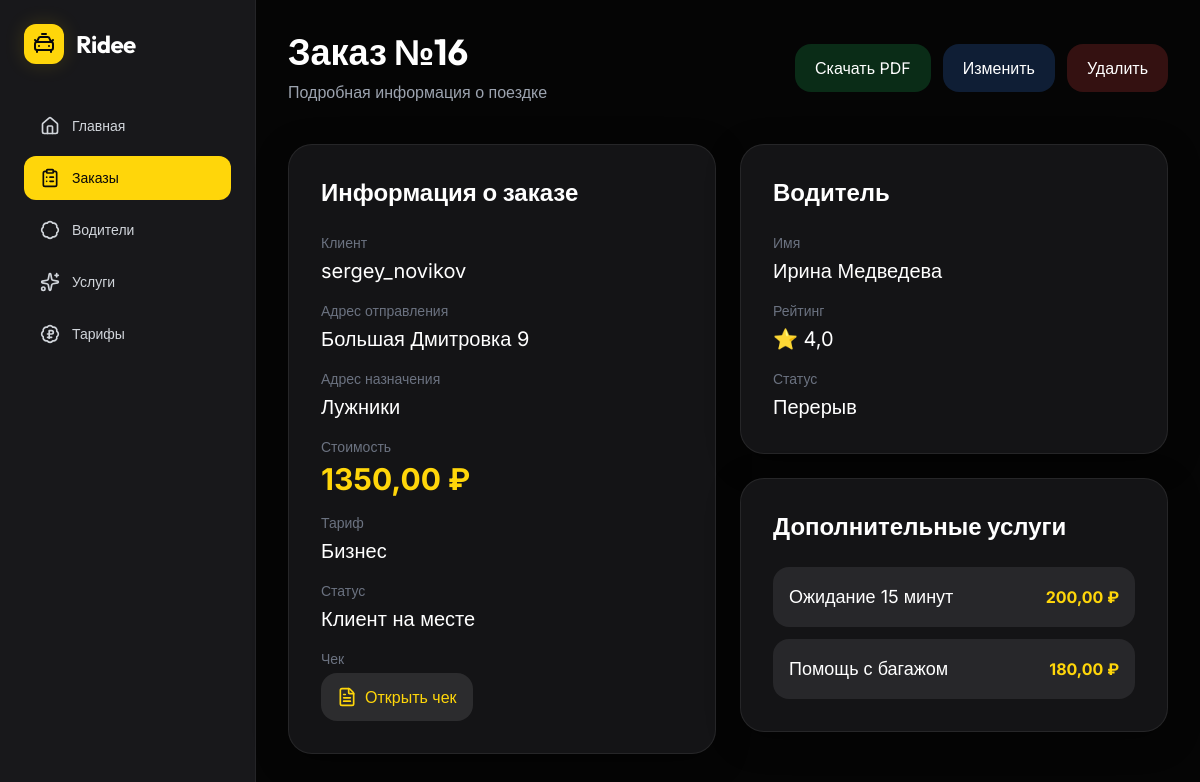
Screenshot of /orders/16/ with the database file from the repository.
### core/models.py (models this page shows, shortened)
class Order(models.Model):
    objects = OrderManager()
    client = models.ForeignKey(
        User,
        on_delete=models.CASCADE,
        related_name="orders",
        verbose_name="Клиент"
    )
    driver = models.ForeignKey(
        Driver,
        on_delete=models.SET_NULL,
        null=True,
        verbose_name="Водитель"
    )
    tariff = models.ForeignKey(
        Tariff,
        on_delete=models.SET_NULL,
        null=True,
        verbose_name="Тариф"
    )
    status = models.ForeignKey(
        OrderStatus,
        on_delete=models.SET_NULL,
        null=True,
        verbose_name="Статус"
    )
    from_address = models.CharField(
        max_length=255,
        verbose_name="Адрес отправления"
    )
    to_address = models.CharField(
        max_length=255,
        verbose_name="Адрес назначения"
    )
    price = models.DecimalField(
        max_digits=8,
        decimal_places=2,
        verbose_name="Стоимость"
    )
    services = models.ManyToManyField(
        Service,
        through='OrderService',
        verbose_name="Дополнительные услуги"
    )
    created_at = models.DateTimeField(
        auto_now_add=True,
        verbose_name="Дата создания"
    )
    receipt = models.FileField(
        upload_to='receipts/',
        null=True,
        blank=True,
        verbose_name='Файл чека'
    )
    class Meta:
        verbose_name = "Заказ"
        verbose_name_plural = "Заказы"
        ordering = ['-created_at']

class Tariff(models.Model):
    name = models.CharField(
        max_length=100,
        verbose_name="Название тарифа"
    )
    price = models.DecimalField(
        max_digits=8,
        decimal_places=2,
        verbose_name="Цена за поездку"
    )
    class Meta:
        verbose_name = "Тариф"
        verbose_name_plural = "Тарифы"
    def __str__(self) -> str:
        return self.name

class OrderStatus(models.Model):
    name = models.CharField(
        max_length=50,
        verbose_name="Статус"
    )
    class Meta:
        verbose_name = "Статус заказа"
        verbose_name_plural = "Статусы заказов"
    def __str__(self) -> str:
        return self.name

class Driver(models.Model):
    user = models.OneToOneField(
        User,
        on_delete=models.CASCADE,
        verbose_name="Пользователь"
    )
    rating = models.FloatField(
        default=5.0,
        verbose_name="Рейтинг"
    )
    status = models.CharField(
        max_length=50,
        verbose_name="Статус водителя"
    )
    created_at = models.DateTimeField(
        auto_now_add=True,
        verbose_name="Дата создания"
    )
    profile_url = models.URLField(
        blank=True,
        null=True,
        verbose_name="Ссылка на профиль"
    )
    class Meta:
        verbose_name = "Водитель"
        verbose_name_plural = "Водители"
        ordering = ['-created_at']
    def __str__(self) -> str:
        full_name = self.user.get_full_name()
        return full_name or self.user.username

class Service(models.Model):
    name = models.CharField(
        max_length=100,
        verbose_name="Название услуги"
    )
    price = models.DecimalField(
        max_digits=6,
        decimal_places=2,
        verbose_name="Цена"
    )
    class Meta:
        verbose_name = "Дополнительная услуга"
        verbose_name_plural = "Дополнительные услуги"

### core/views.py (the view)
# urls.py: path('orders/<int:pk>/', views.order_detail, name='order_detail'),
def order_detail(request: HttpRequest, pk: int) -> HttpResponse:
    order = get_object_or_404(
        Order.objects.select_related(
            'client',
            'driver',
            'tariff',
            'status'
        ).prefetch_related(
            'services'
        ),
        pk=pk
    )
    return render(request, 'pages/order_detail.html', {
        'order': order
    })

### core/templates/pages/order_detail.html (shortened to what this page needs)
{% extends 'base/base.html' %}
{% block content %}
<div class="flex justify-between items-center mb-10">
    <div>
        <h1 class="text-4xl font-display font-bold mb-2">
            Заказ №{{ order.id }}
        </h1>
        <p class="text-gray-400">
            Подробная информация о поездке
        </p>
    </div>
    <div class="flex gap-3">
        <a href="{% url 'order_pdf' order.id %}"
          class="px-5 py-3 rounded-2xl bg-green-500/20 hover:bg-green-500/30 transition">
            Скачать PDF
        </a>
        <a href="{% url 'order_update' order.id %}"
           class="px-5 py-3 rounded-2xl bg-blue-500/20 hover:bg-blue-500/30 transition">
            Изменить
        </a>
        <a href="{% url 'order_delete' order.id %}"
           class="px-5 py-3 rounded-2xl bg-red-500/20 hover:bg-red-500/30 transition">
            Удалить
        </a>
    </div>
</div>
<div class="grid grid-cols-2 gap-6">
    <div class="glass-panel p-8 rounded-3xl shadow-card">
        <h2 class="text-2xl font-bold mb-6">
            Информация о заказе
        </h2>
        <div class="space-y-4">
            <div>
                <p class="text-gray-500 text-sm mb-1">
                    Клиент
                </p>
                <p class="text-xl">
                    {{ order.client.username }}
                </p>
            </div>
            <div>
                <p class="text-gray-500 text-sm mb-1">
                    Адрес отправления
                </p>
                <p class="text-xl">
                    {{ order.from_address }}
                </p>
            </div>
            <div>
                <p class="text-gray-500 text-sm mb-1">
                    Адрес назначения
                </p>
                <p class="text-xl">
                    {{ order.to_address }}
                </p>
            </div>
            <div>
                <p class="text-gray-500 text-sm mb-1">
                    Стоимость
                </p>
                <p class="text-3xl font-bold text-brand">
                    {{ order.price }} ₽
                </p>
            </div>
            <div>
                <p class="text-gray-500 text-sm mb-1">
                    Тариф
                </p>
                <p class="text-xl">
                    {{ order.tariff }}
                </p>
            </div>
            <div>
                <p class="text-gray-500 text-sm mb-1">
                    Статус
                </p>
                <p class="text-xl">
                    {{ order.status }}
                </p>
            </div>
            <div>
                <p class="text-gray-500 text-sm mb-1">
                    Чек
                </p>
                {% if order.receipt %}
                <a href="{{ order.receipt.url }}"
                   class="inline-flex items-center gap-2 rounded-2xl bg-white/10 px-4 py-3 text-brand hover:bg-white/20 transition"
                   target="_blank"
                   rel="noopener">
                    <i data-lucide="file-text" class="w-5 h-5" aria-hidden="true"></i>
                    <span>Открыть чек</span>
                </a>
                {% else %}
                <p class="text-gray-400">
                    Чек не загружен
                </p>
                {% endif %}
            </div>
        </div>
    </div>
    <div class="space-y-6">
        <div class="glass-panel p-8 rounded-3xl shadow-card">
            <h2 class="text-2xl font-bold mb-6">
                Водитель
            </h2>
            {% if order.driver %}
            <div class="space-y-4">
                <div>
                    <p class="text-gray-500 text-sm mb-1">
                        Имя
                    </p>
                    <p class="text-xl">
                        {{ order.driver }}
                    </p>
                </div>
                <div>
                    <p class="text-gray-500 text-sm mb-1">
                        Рейтинг
                    </p>
                    <p class="text-xl">
                        ⭐ {{ order.driver.rating }}
                    </p>
                </div>
                <div>
                    <p class="text-gray-500 text-sm mb-1">
                        Статус
                    </p>
                    <p class="text-xl">
                        {{ order.driver.status }}
                    </p>
                </div>
            </div>
            {% else %}
            <p class="text-gray-400">
                Водитель не назначен
            </p>
            {% endif %}
        </div>
        <div class="glass-panel p-8 rounded-3xl shadow-card">
            <h2 class="text-2xl font-bold mb-6">
                Дополнительные услуги
            </h2>
            <div class="space-y-3">
                {% for service in order.services.all %}
                <div class="bg-dark-800 p-4 rounded-2xl flex justify-between items-center">
                    <span class="text-lg">
                        {{ service.name }}
                    </span>
                    <span class="text-brand font-bold">
                        {{ service.price }} ₽
                    </span>
                </div>
                {% empty %}
                <p class="text-gray-400">
                    Услуг нет
                </p>
                {% endfor %}
            </div>
        </div>
    </div>
</div>
{% endblock %}

### core/templates/base/base.html (style rules this page uses)
body { background-color: #050505; color: white; font-family: 'Inter', sans-serif; }
.glass-panel { background: rgba(24, 24, 27, 0.85); backdrop-filter: blur(16px); border: 1px solid rgba(255,255,255,0.08); }

### rows the page displays
Order: id "16", client.username "sergey_novikov", from_address "Большая Дмитровка 9", to_address "Лужники", price "1350,00", tariff "Бизнес", status "Клиент на месте", driver "Ирина Медведева", driver.rating "4,0", driver.status "Перерыв"
Service: name "Ожидание 15 минут", price "200,00"
Service: name "Помощь с багажом", price "180,00"
